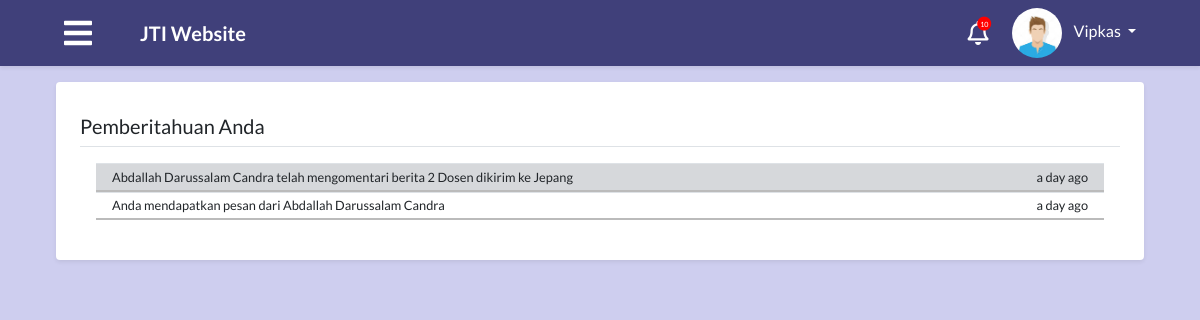
Page /module/index.php?module=notifikasi (signed in) on the earlier database version.
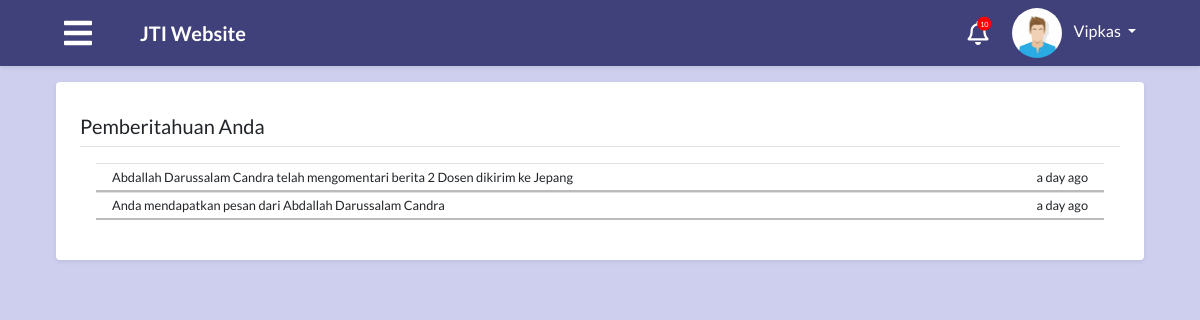
Same page on the later database version.
### tables this page shows
CREATE TABLE `tabel_admin` (
  `id_admin` int(30) NOT NULL,
  `nama` varchar(50) NOT NULL,
  `nip` int(20) NOT NULL,
  `foto` text,
  `alamat` text,
  `tempat_lahir` varchar(50) DEFAULT NULL,
  `tangal_lahir` date DEFAULT NULL,
  `id_user` int(11) NOT NULL,
  `waktu_edit` datetime NOT NULL
);

CREATE TABLE `tabel_notifikasi` (
  `id_notifikasi` int(30) NOT NULL,
  `isi` text NOT NULL,
  `waktu` timestamp NOT NULL DEFAULT CURRENT_TIMESTAMP,
  `status_dibaca` enum('sudah','belum') NOT NULL,
  `id_user` int(30) NOT NULL
);

### process/proses_notifikasi.php (called while the page is built, shortened)
<?php
function notifikasi($con, $idUser) {
  $notifikasi = "select * from tabel_notifikasi where id_user = '$idUser' order by waktu DESC";
  $resultNotifikasi = mysqli_query($con, $notifikasi);
  return $resultNotifikasi;
}
?>

### module/index.php (the view, shortened to what this page needs)
<?php
include "../process/proses_modalPengaturan.php";
$level = $_SESSION['level'];
$idUser = $_SESSION['id'];
?>
<?php
switch ($level) {
  case 'admin':
    $queryUser = "SELECT a.*, b.* FROM tabel_user a, tabel_admin b WHERE a.id_user=$idUser and a.id_user=b.id_user";
    $resultUser = mysqli_query($con, $queryUser);
    $rowUser = mysqli_fetch_assoc($resultUser);
    $namaUser = $rowUser["nama"];
    break;
}
?>
<!DOCTYPE html>
<html>
<head>
  <?php
  include "../config/styles.php";
  ?>
</head>
<body>
    <nav class="app-navbar navbar navbar-expand-md navbar-dark bg-blue shadow-sm sticky-top mb-2">
      <?php
      if ($level == "admin") {
        ?>
        <a class="ml-5 mr-5" id="navigation-admin-btn"> <i class="fas fa-bars text-white burger-icon"></i></a>
      <?php
    } else {
      ?>
        <a class="ml-5 mr-5" id="navigation-btn"> <i class="fas fa-bars text-white burger-icon"></i></a>
      <?php
    }
    ?>
      <a class="navbar-brand " href="index.php?module=home"><b>JTI Website</b></a>
      <div class="collapse navbar-collapse" id="navbarCollapse">
        <i class="notification-icon text-white far fa-bell" onclick="location.href='index.php?module=notifikasi';">
          <span class="fas fa-circle notification-bubble"></span>
          <span class="notification-bubble-num">10</span>
        </i>
        <div class="dropdown mr-5">
          <img class="dropdown-toggle nav-profile-photo ml-4 " src="../attachment/img/<?php echo ($rowUser['foto'] == null)? 'avatar.jpeg' : $rowUser['foto'] ; ?>" data-toggle="dropdown" aria-haspopup="true" aria-expanded="false" style="width:50px;height:50px;border-radius:50%;">
          <a href="#" class="dropdown-toggle ml-2 profile-link" id="dropdownMenuButton" data-toggle="dropdown" aria-haspopup="true" aria-expanded="false"><?php echo ($namaUser); ?>&nbsp;<b class="caret"></b></a>
        </div>
      </div>
    </nav>
    <div class="container-fluid px-5">
      <?php
      $module = $_GET["module"];
      if ($level == "mahasiswa") {
        switch ($module) {
          case "home":
            include "mahasiswa/home.php";
            break;
          case "kompenAbsen":
            include "mahasiswa/kompenAbsen.php";
            break;
          case "coba":
            include "mahasiswa/coba.php";
            break;
          case "krs":
            include "mahasiswa/krs.php";
            break;
          case "jadwal":
            include "mahasiswa/jadwal.php";
            break;
          case "nilai":
            include "mahasiswa/nilai.php";
            break;
          case "nilaiError":
            include "mahasiswa/nilaiError.php";
            break;
          case "kelasKosong":
            include "mahasiswa/kelasKosong.php";
            break;
          case "notifikasi":
            include "notifikasi.php";
            break;
          default:
            include "404.php";
        }
      } else if ($level == "admin") {
        switch ($module) {
          case "notifikasi":
            include "notifikasi.php";
            break;
        }
      }
        ?>
    </div>
</body>
</html>

### config/styles.php (shortened to what this page needs)
<link rel="stylesheet" href="https://stackpath.bootstrapcdn.com/bootstrap/4.3.1/css/bootstrap.min.css">
<link rel="stylesheet" href="https://cdnjs.cloudflare.com/ajax/libs/bootstrap-datepicker/1.8.0/css/bootstrap-datepicker3.css">
<link rel="stylesheet" href="https://cdnjs.cloudflare.com/ajax/libs/ekko-lightbox/5.3.0/ekko-lightbox.css">
<link rel="stylesheet" href="https://use.fontawesome.com/releases/v5.7.2/css/all.css">
<link rel="stylesheet" href="../css/style.css">
<link rel="stylesheet" href="../css/login.css">
<link rel="stylesheet" href="../css/home.css">
<link rel="stylesheet" href="../css/jadwal.css">
<link rel="stylesheet" href="../css/krs.css">
<link rel="stylesheet" href="../css/nilai.css">
<link rel="stylesheet" href="../css/kompenAbsen.css">
<link rel="stylesheet" href="../css/kelasKosong.css">
<link rel="stylesheet" href="../css/notifikasi.css">
<link rel="stylesheet" href="../css/dosenKompen.css">
<link rel="stylesheet" href="../css/adminRuang.css">
<link rel="stylesheet" href="../css/admin.css">
<link rel="stylesheet" href="../css/dataDosen.css">
<link rel="stylesheet" href="../css/adminDataJadwalKuliah.css">
<link rel="stylesheet" href="../css/dataMahasiswa.css">
<link rel="stylesheet" href="../css/adminKhs.css">
<link rel="stylesheet" href="../css/krsAdmin.css">
<link rel="stylesheet" href="../css/eComplain.css">
<link rel="stylesheet" href="../css/adminBerita.css">
<link rel="stylesheet" href="../css/kuisioner.css">
<link rel="stylesheet" href="../css/absenKompen.css">

### module/notifikasi.php (shortened to what this page needs)
<?php
include "../config/connection.php";
include "../process/proses_notifikasi.php";
?>
<main role="main" class="container-fluid">
  <?php
    $result = notifikasi($con, $idUser);
    if(mysqli_num_rows($result) == 0) {
  ?>
  <div class="row">
    <div class="col-md-12 p-0">
      <div class="m-2 p-4 bg-white shadow-sm rounded">
          <h5 class="border-bottom border-gray py-2">Pemberitahuan Anda</h5>
          <div class="mt-5 mb-3 w-100 d-flex flex-column align-items-center">
            <span class="far fa-bell fa-5x text-secondary"></span>
            <p class="mt-3">
              Tidak ada notifikasi yang tersedia
            </p>
          </div>
      </div>
    </div>
  </div>
  <?php
    } else {
  ?>
  <div class="row">
    <div class="col-md-12 p-0">
      <div class="m-2 p-4 bg-white shadow-sm rounded">
          <h5 class="border-bottom border-gray py-2">Pemberitahuan Anda</h5>
          <div class="mt-3 px-3 w-100 d-flex flex-column align-items-center">
            <table class="table table-sm small table-hover">
              <?php
                while($row=mysqli_fetch_assoc($result)) {
              ?>
              <tr class='baca-notifikasi' data-href='../process/proses_notifikasi.php?module=notifikasi&act=baca&id=<?=$row['id_notifikasi']?>'>
                <?php
                  if ($row['status_dibaca'] == 'belum') {
                ?>
                <td class="d-flex px-3 table-secondary">
                <?php
                  } else {
                ?>
                <td class="d-flex px-3">
                <?php
                  }
                ?>
                  <?=$row['isi']?>
                  <span class="ml-auto">
                  </span>
                </td>
              </tr>
              <?php
                }
              ?>
            </table>
          </div>
      </div>
    </div>
  </div>
  <?php
    }
  ?>
</main>

### css/style.css (style rules this page uses)
* { font-family: "Lato"; }
body, html { margin: 0; padding: 0; }
body { background-color: #ceceef !important; }
.app-navbar { z-index: 0; }
.burger-icon { font-size: 2em; }
.notification-icon { font-size: 1.5em; position: relative; cursor: pointer; }
.notification-bubble { position: absolute; font-size: 0.6em; top: -4px; color: red; right: -3px; }
.notification-bubble-num { position: absolute; font-size: 0.3em; top: 0px; color: #ffffff; right: 0px; }
.profile-link:link { color: #ffffff; text-decoration: none; }
.profile-link { color: #ffffff; text-decoration: none; }
.nav-profile-photo { width: 2.5em; border-radius: 50%; }
.app-navbar { z-index: 1; }
.bg-blue { background-color: #40407a; }
#navigation-btn, #navigation-admin-btn, .pointer { cursor: pointer; }

### css/login.css (style rules this page uses)
body { padding-top: 0 !important; }

### css/notifikasi.css (style rules this page uses)
td { border-top: 2px solid rgb(187, 187, 187); border-bottom: 2px solid rgb(187, 187, 187); }

Differences in the rows shown:
changed tabel_notifikasi "Abdallah Darussalam Candra telah mengomentari berita 2 Dosen dikirim ke Jepang": status_dibaca "belum" → "sudah" (drawn)
